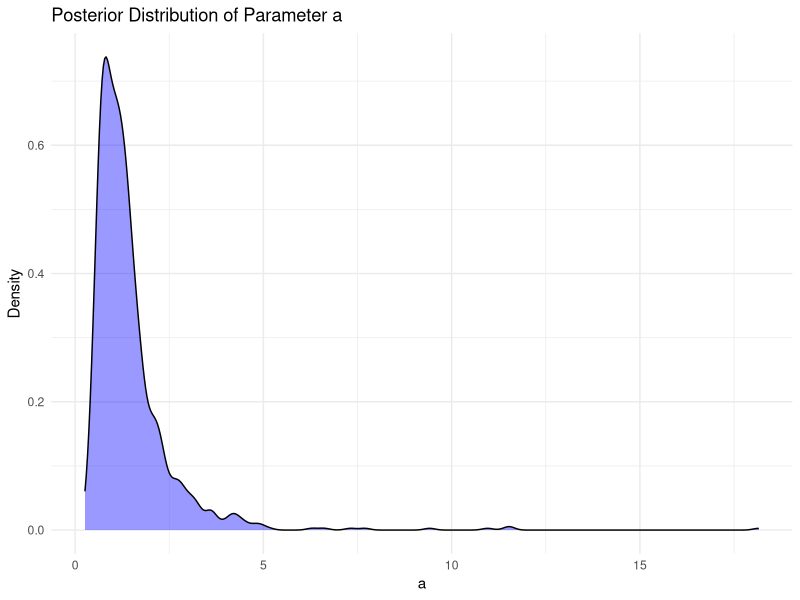
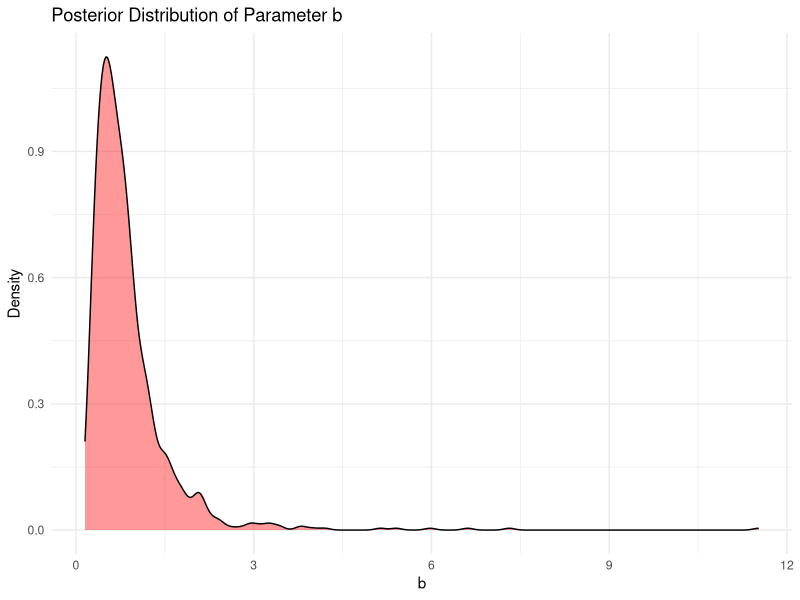

Here is the R script that generated these plots, in order:
## ---- chunk 1
knitr::opts_chunk$set(echo = TRUE)
## ---- chunk 2
counts <- c(2, 5, 0, 2, 3, 1, 3, 4, 3, 0, 3,
            2, 1, 1, 0, 6, 0, 0, 3, 0, 1, 1,
            5, 0, 1, 2, 0, 0, 2, 1, 1, 1, 0)
n <- length(counts)  # Number of traps
sum_counts <- sum(counts)  # Total insects caught
## ---- chunk 3
# Define grid for theta1 (log a) and theta2 (log b)
grid_theta1 <- seq(-2, 3, length.out = 100)
grid_theta2 <- seq(-2, 3, length.out = 100)
grid <- expand.grid(theta1 = grid_theta1, theta2 = grid_theta2)

grid$post_density <- apply(grid, 1, function(params) {
  theta1 <- params["theta1"]
  theta2 <- params["theta2"]
  a <- exp(theta1)
  b <- exp(theta2)
  sum(log(gamma(counts + a)) - log(gamma(a)) - lgamma(counts + 1) +
      a * log(b) - (counts + a) * log(b + 1)) - log(a * b)
})

grid$post_density <- grid$post_density - max(grid$post_density)
grid$post_density <- exp(grid$post_density)
grid$post_density <- grid$post_density / sum(grid$post_density)
## ---- chunk 4
set.seed(123)
posterior_samples <- grid[sample(1:nrow(grid), size = 1000, prob = grid$post_density, replace = TRUE), ]
## ---- chunk 5
ci_a <- quantile(exp(posterior_samples$theta1), c(0.05, 0.95))
ci_b <- quantile(exp(posterior_samples$theta2), c(0.05, 0.95))

list(a_CI = ci_a, b_CI = ci_b)
## ---- chunk 6
library(ggplot2)

data_posterior <- data.frame(a = exp(posterior_samples$theta1), b = exp(posterior_samples$theta2))

ggplot(data_posterior, aes(x = a)) +
  geom_density(fill = "blue", alpha = 0.4) +
  labs(title = "Posterior Distribution of Parameter a",
       x = "a", y = "Density") +
  theme_minimal()

# Posterior distribution of b
ggplot(data_posterior, aes(x = b)) +
  geom_density(fill = "red", alpha = 0.4) +
  labs(title = "Posterior Distribution of Parameter b",
       x = "b", y = "Density") +
  theme_minimal()
